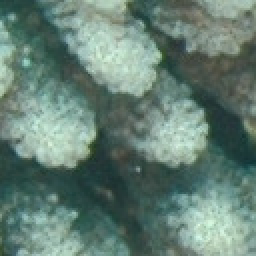
#> input picture raw_im/clean.10.jpg, 128 x 128 px (shown 2 times larger); its folder holds 4 pictures in this run
$ python app.py
#> lines starting #> are read from the running program, lines starting #| are printed output that depends on the picture
import cv2
import os

raw_folder = 'raw_im'
bw_folder = 'bw_im'

def convert_to_bw():
    files = os.listdir(raw_folder)
    for filename in files:
        path = os.path.join(raw_folder, filename)

        img = cv2.imread(path)
#> img is the input picture: shape (128, 128, 3); mean B, G, R 116.4, 126.9, 100.7

        # Converts to black and white with 3 channels (I THINK)
        # print(img.shape)
        img_gray = cv2.cvtColor(img, cv2.COLOR_BGR2GRAY)
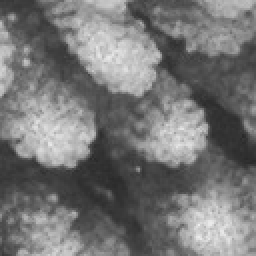
#> img_gray: shape (128, 128) (shown 2 times larger); min 41, max 238, mean 117.9
        # print(img_gray.shape) # (178,178,3) for 3 channels?

        out_path = os.path.join(bw_folder, filename)
        cv2.imwrite(out_path, img_gray)
#> pass 2 of the loop in convert_to_bw, `for filename in files:`:
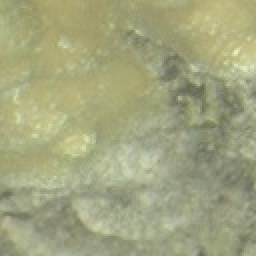
#> input picture raw_im/clean.1006.jpg, 128 x 128 px (shown 2 times larger)
#> in convert_to_bw, img is the input picture: shape (128, 128, 3); mean B, G, R 126.7, 164.8, 161.8
#> in convert_to_bw, `img_gray = cv2.cvtColor(img, cv2.COLOR_BGR2GRAY)`:
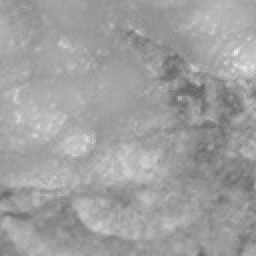
#> img_gray: shape (128, 128) (shown 2 times larger); min 101, max 235, mean 159.6
#> pass 3 of the loop in convert_to_bw, `for filename in files:`:
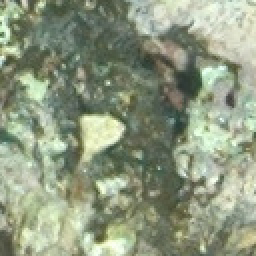
#> input picture raw_im/clean.1008.jpg, 128 x 128 px (shown 2 times larger)
#> in convert_to_bw, img is the input picture: shape (128, 128, 3); mean B, G, R 128.5, 152.6, 142.2
#> in convert_to_bw, `img_gray = cv2.cvtColor(img, cv2.COLOR_BGR2GRAY)`:
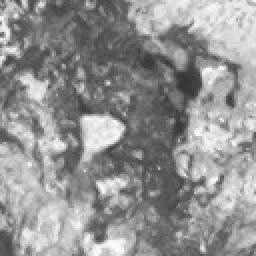
#> img_gray: shape (128, 128) (shown 2 times larger); min 51, max 252, mean 146.8
#> the loop made 4 passes; the first 3 are shown

    print("Converted to bw images!")


if __name__ == '__main__':
    convert_to_bw()
